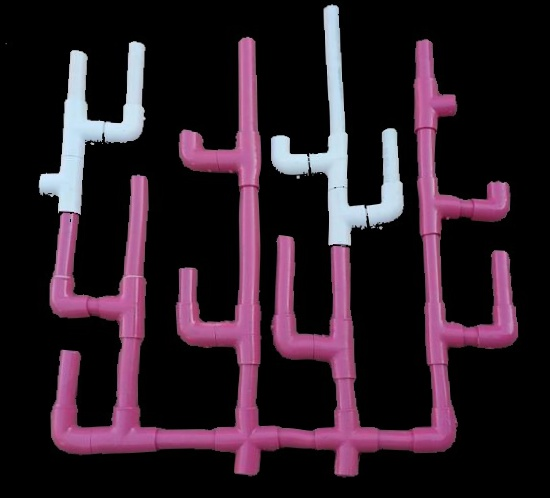
#> input picture diff1.jpg, 550 x 498 px
$ python task4.py
#> lines starting #> are read from the running program, lines starting #| are printed output that depends on the picture; after the words box and inside, x2 and y2 are one past the last pixel; in counts of white or black regions, pixels touching at a corner belong together
import cv2
import numpy as np

# Load the two images
img1 = cv2.imread('diff1.jpg')
#> img1 is the input picture: shape (498, 550, 3); mean B, G, R 38.2, 28.1, 43.2
img2 = cv2.imread('diff2.jpeg')
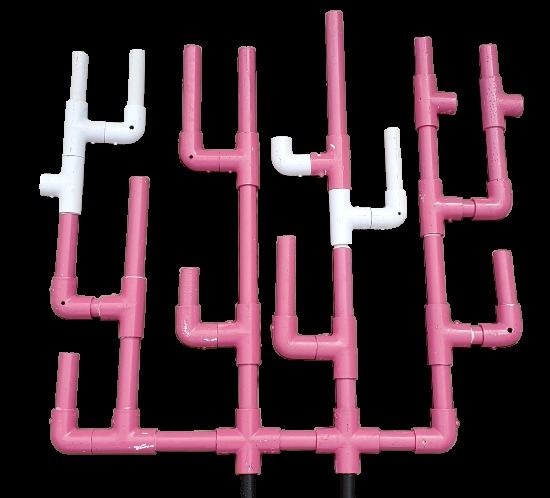
#> input picture diff2.jpeg, 550 x 498 px
#> img2 is the input picture: shape (498, 550, 3); mean B, G, R 44.9, 37.1, 58.6

# Convert images to grayscale
gray1 = cv2.cvtColor(img1, cv2.COLOR_BGR2GRAY)
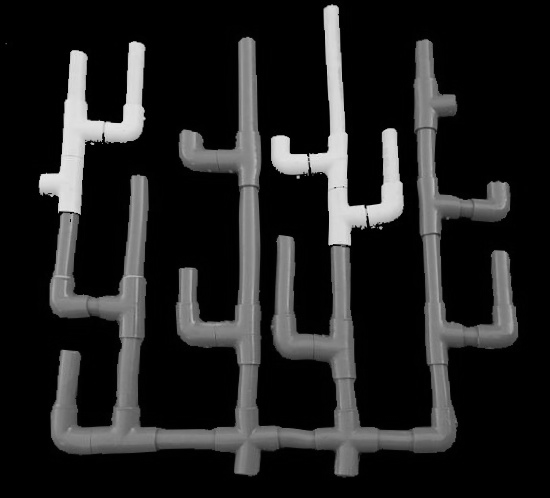
#> gray1: shape (498, 550); min 0, max 235, mean 33.8
gray2 = cv2.cvtColor(img2, cv2.COLOR_BGR2GRAY)
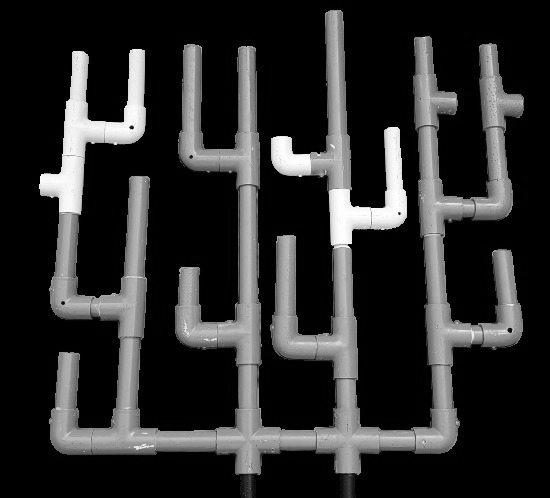
#> gray2: shape (498, 550); min 0, max 255, mean 44.4

# Compute the absolute difference between the two grayscale images
diff = cv2.absdiff(gray1, gray2)
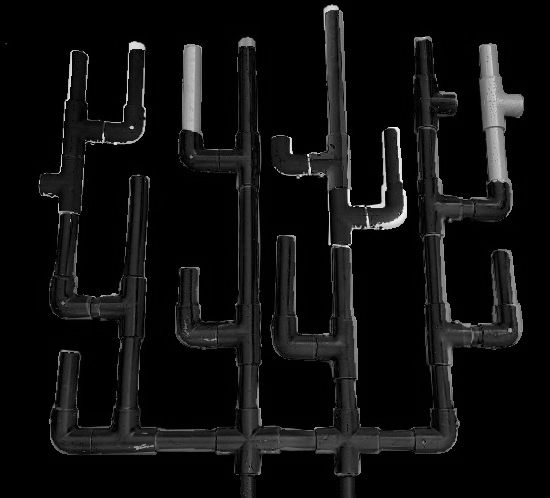
#> diff: shape (498, 550); min 0, max 250, mean 15.2

# Apply a binary threshold to get a binary image of the differences
_, diff_bin = cv2.threshold(diff, 50, 255, cv2.THRESH_BINARY)
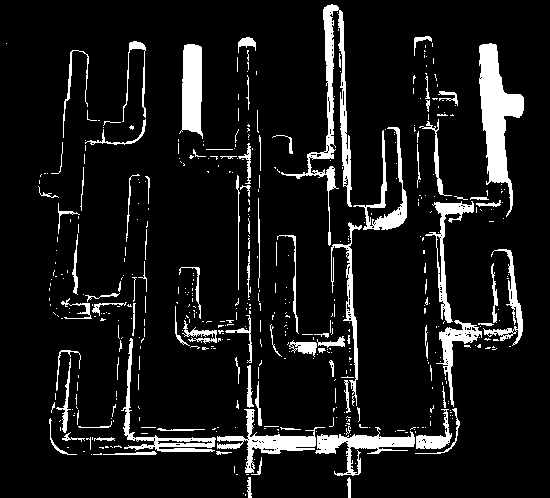
#> diff_bin: shape (498, 550); 9.7% white; 496 white regions (401 under 20 px)

# Find contours of the differences
contours, _ = cv2.findContours(diff_bin, cv2.RETR_EXTERNAL, cv2.CHAIN_APPROX_SIMPLE)
#> contours = 496 contours, 440 with area under 20; largest, box (x1, y1, x2, y2) and area: (479, 43, 524, 217) 3174, (281, 4, 352, 246) 2244, (179, 44, 203, 139) 1569, (217, 409, 325, 473) 1360, (315, 427, 415, 476) 1271

# Create a mask image for the differences
mask = np.zeros_like(img1)

# Draw filled contours to highlight the differences
for contour in contours:
    if cv2.contourArea(contour) > 40:  # Filter small differences (you can adjust this value)
        cv2.drawContours(mask, [contour], -1, (125, 125, 125), -1)  # Fill the contour with red color
#> this loop made 496 passes
#> contour on passes 1, 2, 5: [[245, 494], [245, 495]], [[243, 493]], [[246, 474], [248, 474]]
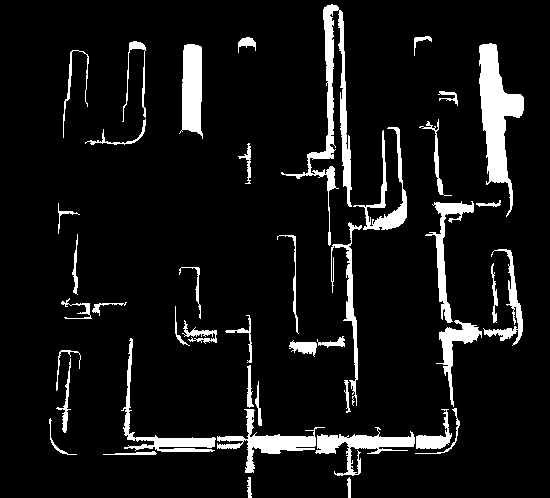
#> mask: shape (498, 550, 3); values 0 (black) and 125 (white), 8.4% white; 43 white regions, largest, box (x1, y1, x2, y2) and area: (479, 43, 524, 217) 3390, (281, 4, 352, 246) 2823, (179, 44, 203, 139) 1682

# Overlay the mask on the original image
highlighted_img1 = cv2.addWeighted(img1, 1, mask, 0.5, 0)
highlighted_img2 = cv2.addWeighted(img2, 1, mask, 0.5, 0)

# Combine the images for display
combined = np.hstack((highlighted_img1, highlighted_img2))
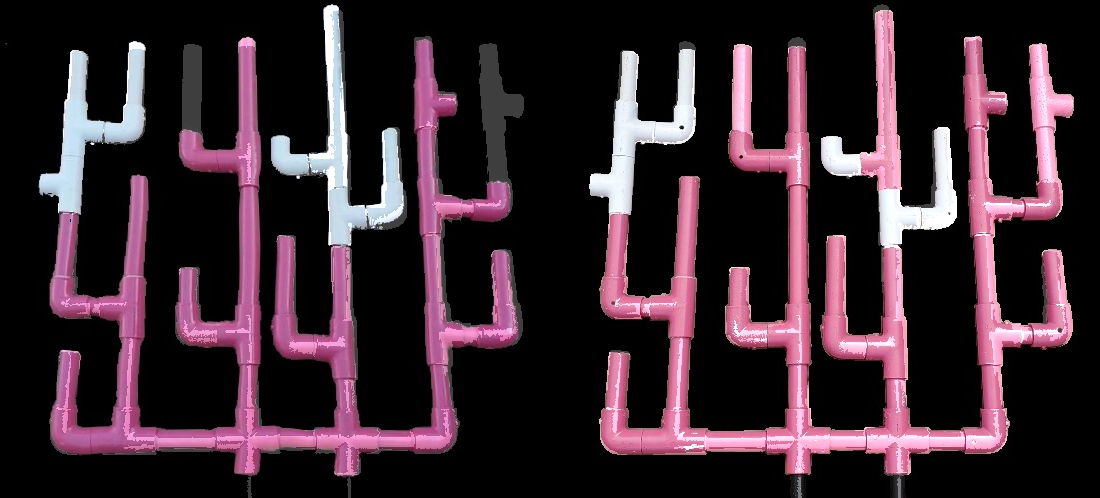
#> combined: shape (498, 1100, 3); mean B, G, R 46.6, 37.7, 55.3

# Save the result
cv2.imwrite('highlighted_differences.jpg', combined)
